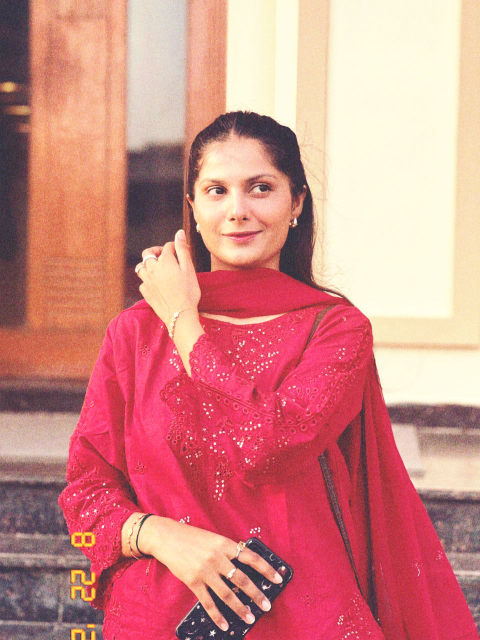
#> input picture dataset/images/edited_01.jpeg, 960 x 1280 px (shown at 1/2 size); its folder holds only this picture in this run
$ python -i lambda_function.py   (imports and definitions only)
#> lines starting #> are read from the running program, lines starting #| are printed output that depends on the picture
#> further down, picture is the input picture: PIL image 960x1280 RGB; mean R, G, B 209.9, 136.1, 132.3
import os
import io
import json
import boto3
from PIL import Image, ImageChops, ImageFilter, ImageStat

# [1 line that did not run here, left out]

# [1 line that did not run here, left out]
IMAGE_EXTENSIONS = (".jpg", ".jpeg", ".png")

GRID = 8
MAX_SIDE = 768

# Over-smoothing detection (tuned on the demo dataset)
# noise_mean below ~6.4 starts to count; below ~4.0 is maxed out
NOISE_MEAN_HIGH, NOISE_MEAN_RANGE = 6.4, 2.4
# ela_cv below ~0.30 starts to count; below ~0.18 is maxed out
ELA_CV_HIGH, ELA_CV_RANGE = 0.30, 0.12
# score given when an editing/AI tool name is found in the metadata
META_TOOL_SCORE = 85

EDIT_KEYWORDS = [
    "photoshop", "gimp", "canva", "snapseed", "lightroom", "facetune",
    "picsart", "faceapp", "remini", "stable diffusion", "midjourney",
    "dall-e", "firefly",
]


# [8 lines left out: function list_images, not called in this run]


def load_image(bucket, key):
    data = s3.get_object(Bucket=bucket, Key=key)["Body"].read()
    return Image.open(io.BytesIO(data))


def clamp(x, lo=0.0, hi=1.0):
    return max(lo, min(hi, x))


def block_means(gray_img, grid=GRID):
    """Average brightness of each block in a grid."""
    w, h = gray_img.size
    bw, bh = w // grid, h // grid
    means = []
    for gy in range(grid):
        for gx in range(grid):
            box = (gx * bw, gy * bh, (gx + 1) * bw, (gy + 1) * bh)
            means.append(ImageStat.Stat(gray_img.crop(box)).mean[0])
    return means


def cv(values):
    """Coefficient of variation: how uneven the values are."""
    m = sum(values) / len(values)
    if m == 0:
        return 0.0
    var = sum((v - m) ** 2 for v in values) / len(values)
    return (var ** 0.5) / m


def ela_features(img):
    """Error Level Analysis: recompress and see how evenly the image changes."""
    rgb = img.convert("RGB")
    rgb.thumbnail((MAX_SIDE, MAX_SIDE))
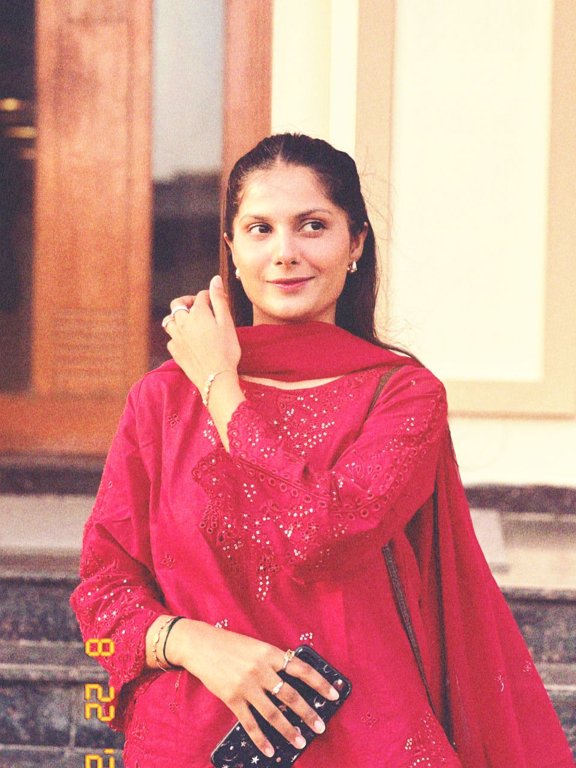
#> rgb: PIL image 576x768 RGB; mean R, G, B 209.9, 136.1, 132.3
    buf = io.BytesIO()
    rgb.save(buf, "JPEG", quality=90)
    buf.seek(0)
    recompressed = Image.open(buf).convert("RGB")
    diff = ImageChops.difference(rgb, recompressed).convert("L")
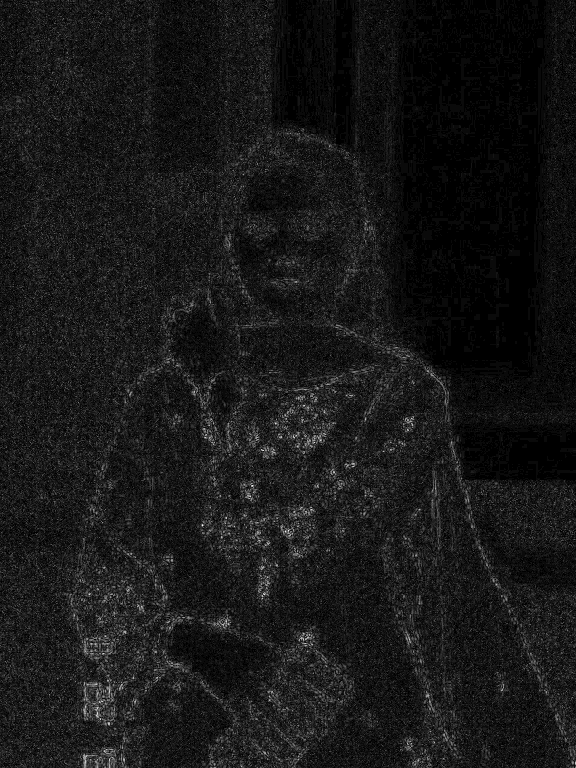
#> diff: PIL image 576x768 L; min 0, max 24, mean 2.3; drawn with min black and max white
    return {
        "ela_mean": round(ImageStat.Stat(diff).mean[0], 3),
        "ela_cv": round(cv(block_means(diff)), 3),
    }
#> after the loop in block_means, `for gy in range(grid):`: means = 64 values, max 4.49 at index 57, min 0.253 at index 6, mean 2.26
#> in cv, `m = sum(values) / len(values)`: m = 2.26
#> in cv, `var = sum((v - m) ** 2 for v in values) / len(values)`: var = 0.905


# [60 lines left out: functions noise_features, metadata_features, combine, score_image, lambda_handler, not called in this run]

>>> from PIL import Image
>>> picture = Image.open('../../dataset/images/edited_01.jpeg')
>>> result = ela_features(picture)
#> result = {'ela_mean': 2.26, 'ela_cv': 0.421}

$ run again, on dataset/images/edited_02.jpeg
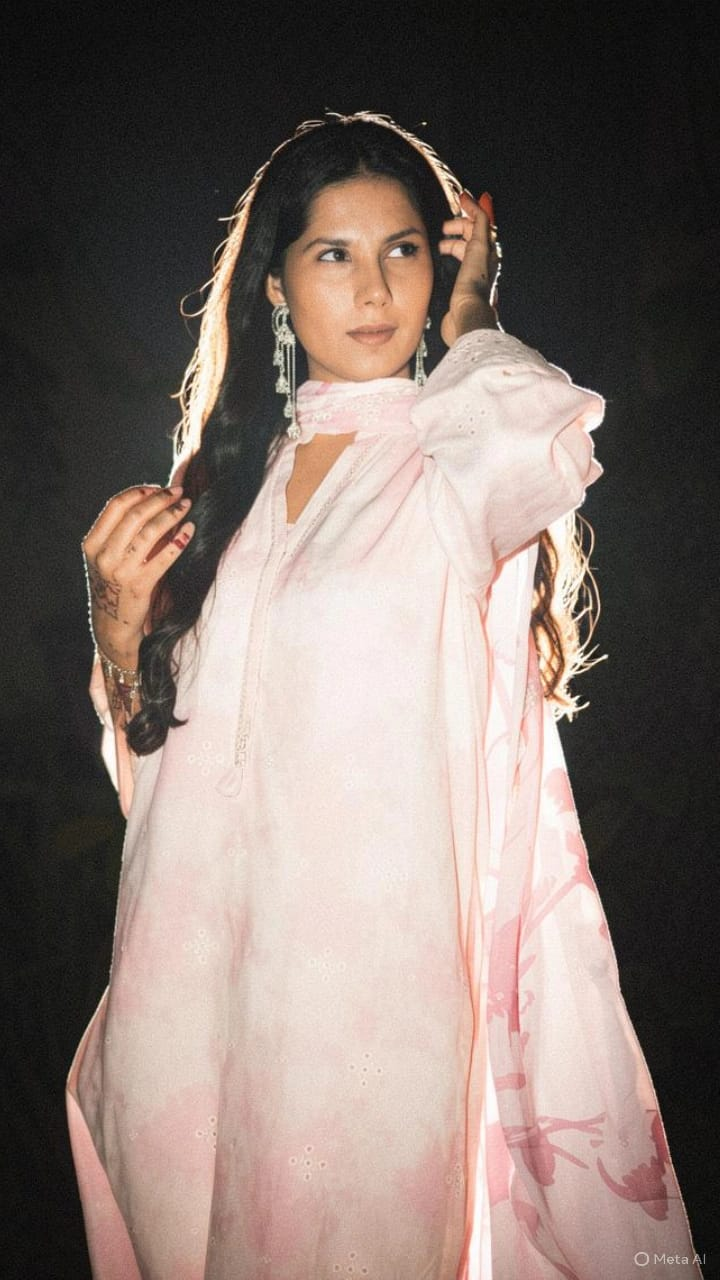
#> input picture dataset/images/edited_02.jpeg, 720 x 1280 px
#> picture is the input picture: PIL image 720x1280 RGB; mean R, G, B 129.4, 115.7, 109.4
#> in ela_features, `diff = ImageChops.difference(rgb, recompressed).convert("L")`:
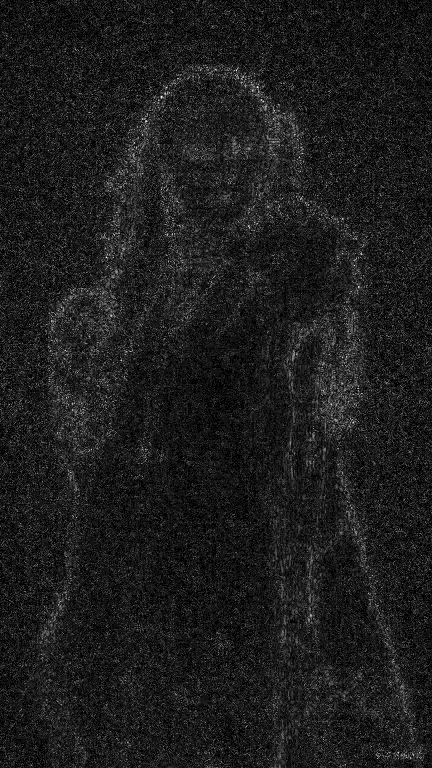
#> diff: PIL image 432x768 L; min 0, max 14, mean 1.6; drawn with min black and max white
#> after the loop in block_means, `for gy in range(grid):`: means = 64 values, max 2.45 at index 25, min 1.05 at index 35, mean 1.6
#> m = 1.6
#> var = 0.119
#> result = {'ela_mean': 1.6, 'ela_cv': 0.215}

$ run again, on dataset/images/edited_04.jpeg
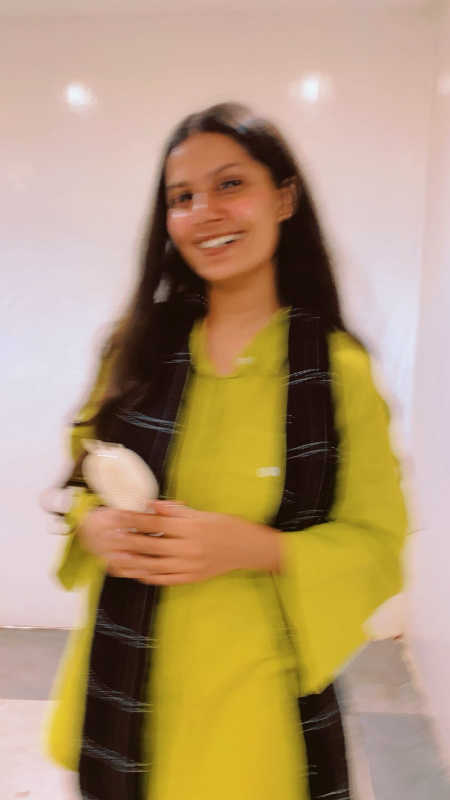
#> input picture dataset/images/edited_04.jpeg, 900 x 1600 px (shown at 1/2 size)
#> picture is the input picture: PIL image 900x1600 RGB; mean R, G, B 178, 151.3, 115.6
#> in ela_features, `rgb.thumbnail((MAX_SIDE, MAX_SIDE))`:
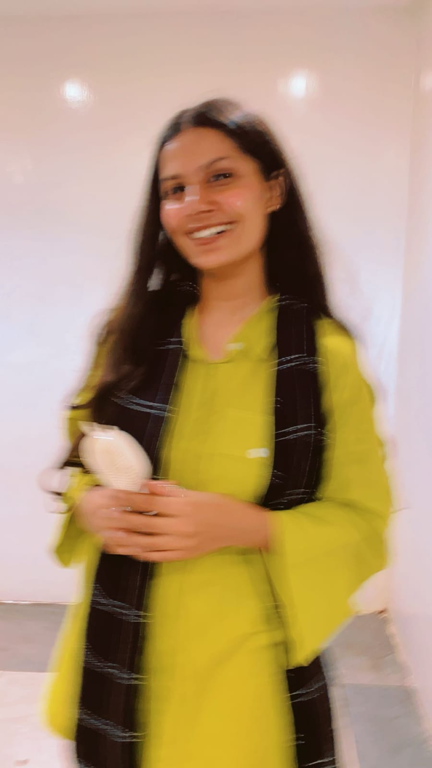
#> rgb: PIL image 432x768 RGB; mean R, G, B 178, 151.3, 115.6
#> in ela_features, `diff = ImageChops.difference(rgb, recompressed).convert("L")`:
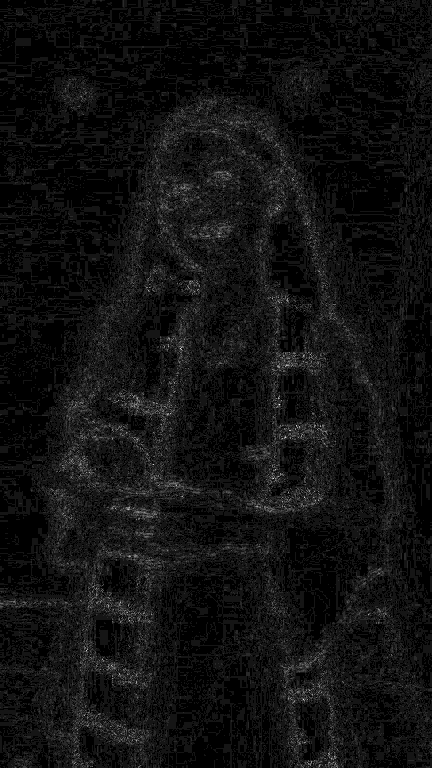
#> diff: PIL image 432x768 L; min 0, max 12, mean 0.801; drawn with min black and max white
#> after the loop in block_means, `for gy in range(grid):`: means = 64 values, max 1.61 at index 42, min 0.263 at index 3, mean 0.801
#> m = 0.801
#> var = 0.137
#> result = {'ela_mean': 0.801, 'ela_cv': 0.462}
